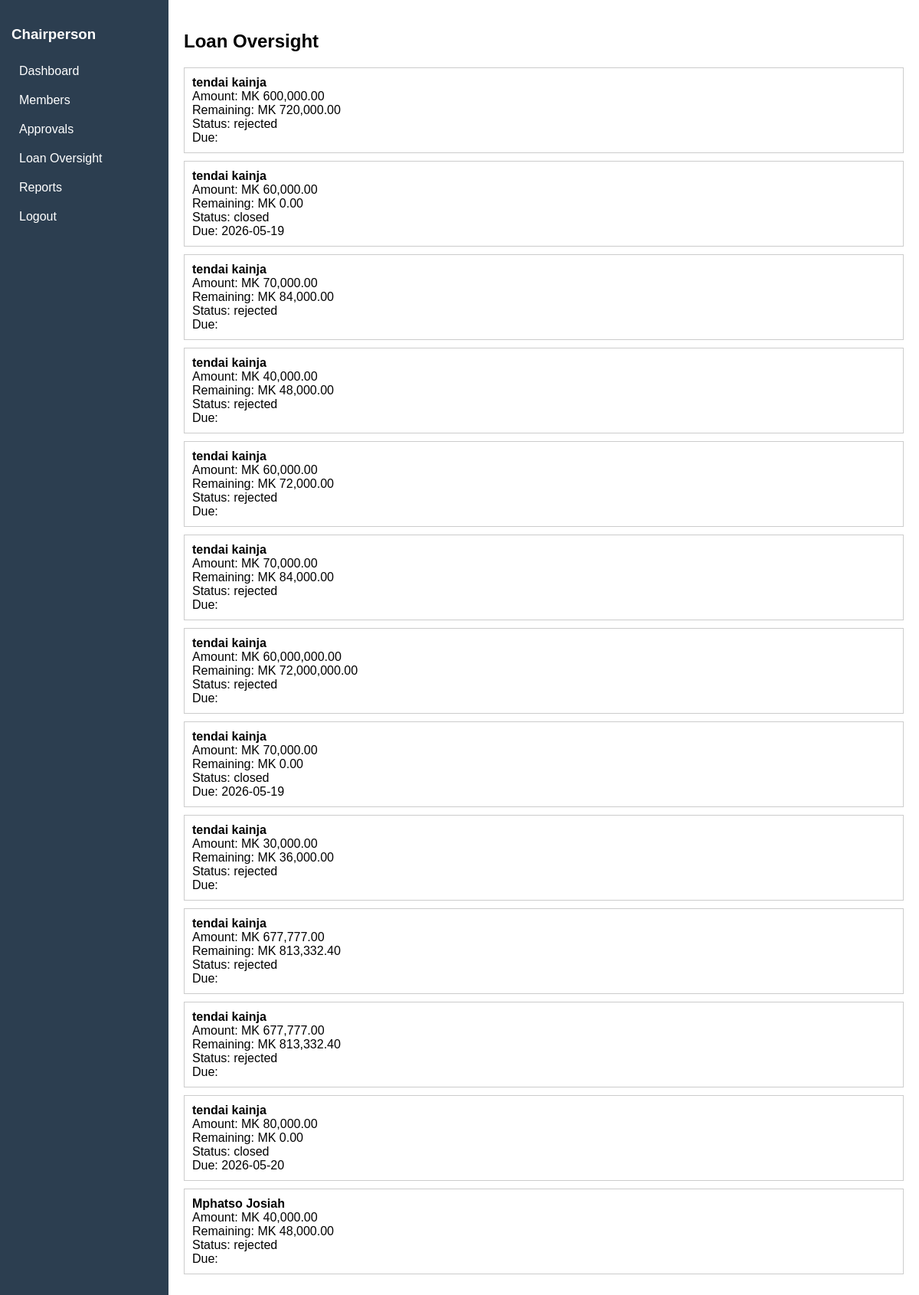
/chair_dashboard.php?page=loans (signed in), run on the app's committed database.
### tables this page shows
CREATE TABLE `loans` (
  `id` int(11) NOT NULL,
  `username` varchar(50) DEFAULT NULL,
  `amount` decimal(10,2) DEFAULT NULL,
  `interest` decimal(10,2) DEFAULT NULL,
  `paid` decimal(10,2) DEFAULT 0.00,
  `due_date` date DEFAULT NULL,
  `status` varchar(20) DEFAULT NULL,
  `reminder` text DEFAULT NULL,
  `message` text DEFAULT NULL,
  `fine` decimal(10,2) DEFAULT 0.00
);

CREATE TABLE `member_details` (
  `id` int(11) NOT NULL,
  `username` varchar(50) DEFAULT NULL,
  `fullname` varchar(100) DEFAULT NULL,
  `gender` varchar(10) DEFAULT NULL,
  `idnumber` varchar(50) DEFAULT NULL,
  `phone` varchar(20) DEFAULT NULL,
  `email` varchar(100) DEFAULT NULL,
  `dob` date DEFAULT NULL,
  `status` enum('pending','approved','rejected') DEFAULT 'pending'
);

### chair_dashboard.php (the view, shortened to what this page needs)
<?php
include "db.php";
$page = $_GET['page'] ?? 'dashboard';
?>
<!DOCTYPE html>
<html>
<head>
</head>
<body>
<div class="container">
<div class="sidebar">
<h3 style="color:white;">Chairperson</h3>
<a href="?page=dashboard">Dashboard</a>
<a href="?page=members">Members</a>
<a href="?page=approvals">Approvals</a>
<a href="?page=loans">Loan Oversight</a>
<a href="?page=reports">Reports</a>
<a href="index.html">Logout</a>
</div>
<div class="content">
<?php
if($page == "dashboard"){
$totalMembers = $conn->query("
SELECT COUNT(*) as total
FROM member_details
WHERE status='approved'
")->fetch_assoc()['total'] ?? 0;
$bank = $conn->query("
SELECT total FROM bank_funds WHERE id=1
")->fetch_assoc()['total'] ?? 0;
$totalLoans = $conn->query("
SELECT SUM(amount) as total
FROM loans
WHERE status='approved'
")->fetch_assoc()['total'] ?? 0;
$outstanding = $conn->query("
SELECT SUM(amount + interest + IFNULL(fine,0) - paid) as total
FROM loans
WHERE status='approved'
")->fetch_assoc()['total'] ?? 0;
echo "<h2>Dashboard Overview</h2>";
echo "<div class='card'>👥 Members: $totalMembers</div>";
echo "<div class='card'>🏦 Total Bank Funds: MK ".number_format($bank,2)."</div>";
echo "<div class='card'>💳 Loans: MK ".number_format($totalLoans ?? 0,2)."</div>";
echo "<div class='card'>⚠️ Outstanding: MK ".number_format($outstanding ?? 0,2)."</div>";
}
elseif($page == "loans"){
$res = $conn->query("
SELECT l.*, m.fullname
FROM loans l
JOIN member_details m ON l.username = m.username
");
echo "<h2>Loan Oversight</h2>";
while($r = $res->fetch_assoc()){
$fine = $r['fine'] ?? 0;
$total = $r['amount'] + $r['interest'] + $fine;
$remaining = $total - $r['paid'];
echo "<div class='card'>";
echo "<b>{$r['fullname']}</b><br>";
echo "Amount: MK ".number_format($r['amount'],2)."<br>";
echo "Remaining: MK ".number_format($remaining ?? 0,2)."<br>";
echo "Status: {$r['status']}<br>";
echo "Due: {$r['due_date']}";
echo "</div>";
}
}
?>
</div>
</div>
</body>
</html>

### chair_dashboard.php (style rules this page uses)
body { font-family:Arial; margin:0; height:100vh; overflow:hidden; }
.container { display:flex; height:100vh; }
.sidebar { width:220px; background:#2c3e50; padding:15px; position:fixed; left:0; top:0; bottom:0; box-sizing:border-box; overflow-y:auto; }
.content { margin-left:220px; flex:1; padding:20px; height:100vh; overflow-y:auto; }
.sidebar a { display:block; color:white; padding:10px; text-decoration:none; }
.card { border:1px solid #ccc; padding:10px; margin:10px 0; }

### data on the page
loans: member_details.fullname "tendai kainja", amount "600,000.00", remaining "720,000.00", status "rejected"
loans: member_details.fullname "tendai kainja", amount "60,000.00", remaining "0.00", status "closed", due_date "2026-05-19"
loans: member_details.fullname "tendai kainja", amount "70,000.00", remaining "84,000.00", status "rejected"
loans: member_details.fullname "tendai kainja", amount "40,000.00", remaining "48,000.00", status "rejected"
loans: member_details.fullname "tendai kainja", amount "60,000.00", remaining "72,000.00", status "rejected"
loans: member_details.fullname "tendai kainja", amount "70,000.00", remaining "84,000.00", status "rejected"
loans: member_details.fullname "tendai kainja", amount "60,000,000.00", remaining "72,000,000.00", status "rejected"
loans: member_details.fullname "tendai kainja", amount "70,000.00", remaining "0.00", status "closed", due_date "2026-05-19"
loans: member_details.fullname "tendai kainja", amount "30,000.00", remaining "36,000.00", status "rejected"
loans: member_details.fullname "tendai kainja", amount "677,777.00", remaining "813,332.40", status "rejected"
loans: member_details.fullname "tendai kainja", amount "677,777.00", remaining "813,332.40", status "rejected"
loans: member_details.fullname "tendai kainja", amount "80,000.00", remaining "0.00", status "closed", due_date "2026-05-20"
loans: member_details.fullname "Mphatso Josiah", amount "40,000.00", remaining "48,000.00", status "rejected"
